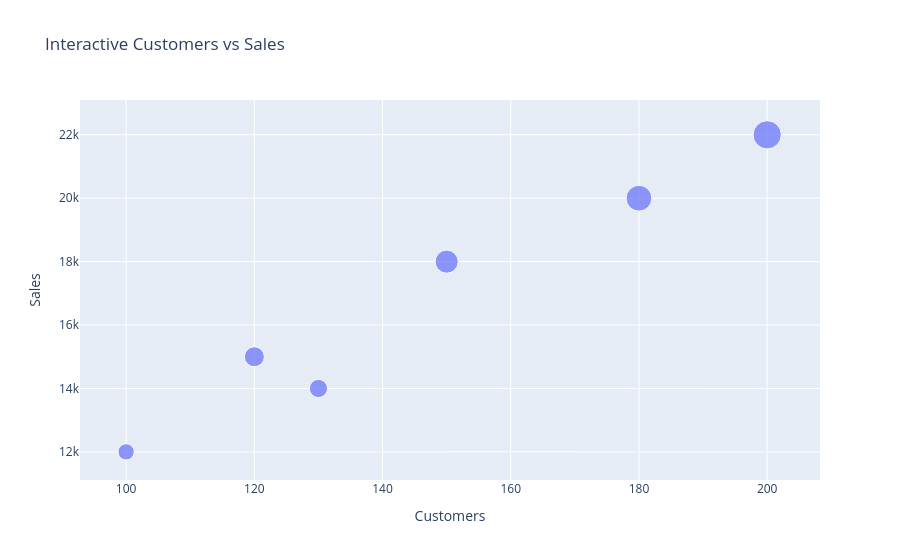

Here is the notebook cell this chart was saved with:
### Code cell
fig = px.scatter(
    df,
    x='Customers',
    y='Sales',
    size='Profit',
    hover_name='Month',
    title='Interactive Customers vs Sales'
)
fig.show()

### Figure 1 — Plotly figure (JSON) as saved in the notebook; plotly's stock layout.template omitted (floating-point values rounded to 4 significant figures)
{"data": [{"hovertemplate": "<b>%{hovertext}</b><br><br>Customers=%{x}<br>Sales=%{y}<br>Profit=%{marker.size}<extra></extra>", "hovertext": ["Jan", "Feb", "Mar", "Apr", "May", "Jun"], "legendgroup": "", "marker": {"color": "#636efa", "size": [2000, 3000, 4000, 2500, 5000, 6000], "sizemode": "area", "sizeref": 15, "symbol": "circle"}, "mode": "markers", "name": "", "orientation": "v", "showlegend": false, "type": "scatter", "x": [100, 120, 150, 130, 180, 200], "xaxis": "x", "y": [12000, 15000, 18000, 14000, 20000, 22000], "yaxis": "y"}], "layout": {"legend": {"itemsizing": "constant", "tracegroupgap": 0}, "title": {"text": "Interactive Customers vs Sales"}, "xaxis": {"anchor": "y", "domain": [0, 1], "title": {"text": "Customers"}}, "yaxis": {"anchor": "x", "domain": [0, 1], "title": {"text": "Sales"}}}}
